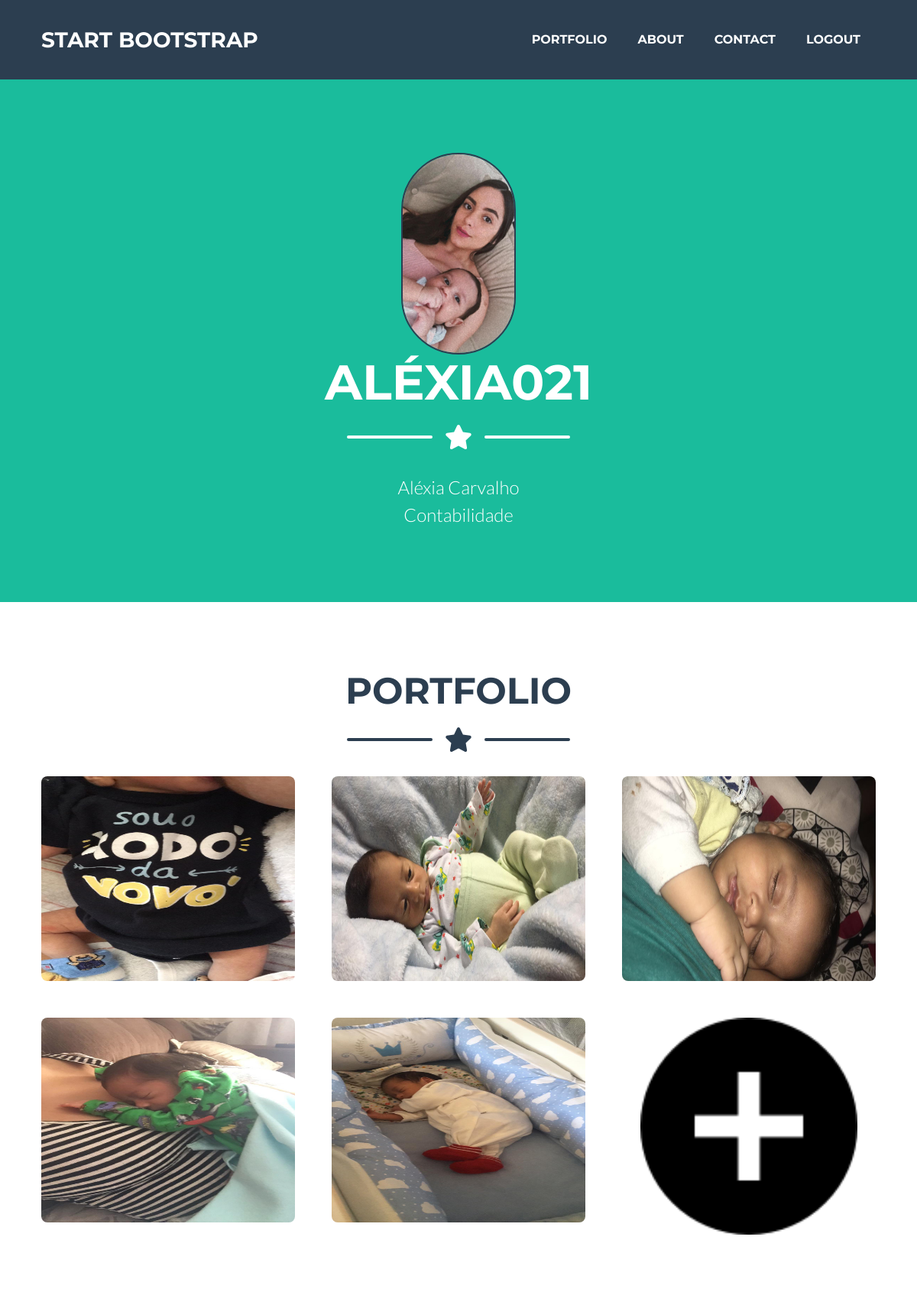
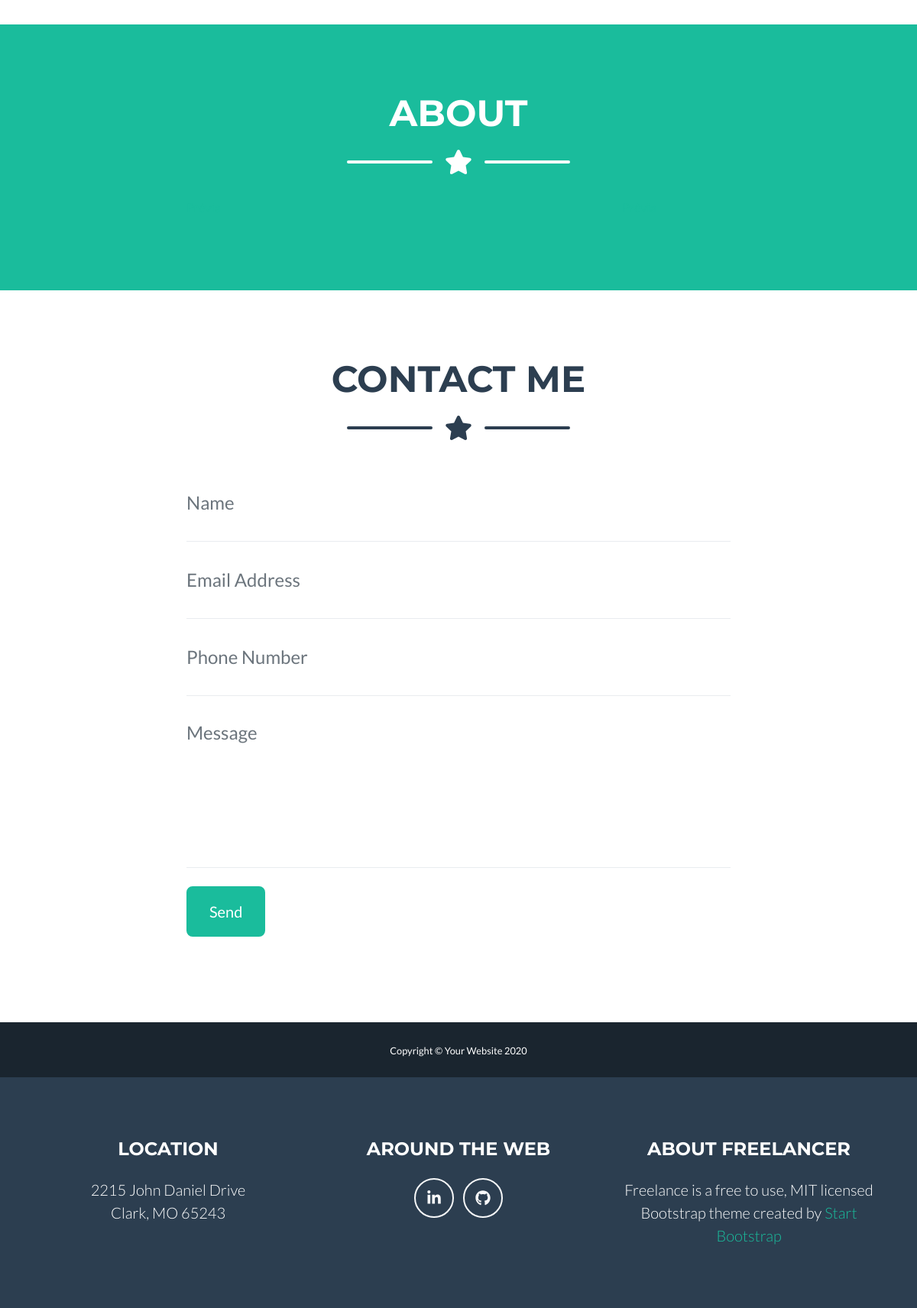
Screenshot of /index (signed in) with the database file from the repository (2 pictures, top to bottom).
### apps/Usuarios/models.py (models this page shows)
class Profile(models.Model):
    user = models.OneToOneField(
        User,
        on_delete=models.CASCADE,
        primary_key=True,
    )
    funcao = models.CharField(max_length=90)
    foto_perfil = models.ImageField(upload_to='fotos/perfil/%d/%m/%Y/', blank=True)
    linkedin = models.URLField(blank=True)
    git_hub = models.URLField(blank=True)

### apps/Portifolio/models.py (models this page shows)
class PortifolioItem(models.Model):
    user = models.ForeignKey(User, on_delete=models.CASCADE)
    titulo = models.CharField(max_length=40)
    foto = models.ImageField(upload_to=upload_to_item, blank=True)
    descricao = models.TextField(max_length=200)
    data = models.DateField(default=datetime.today())

### apps/Portifolio/views.py (the view, shortened to what this page needs)
# urls.py: path('index', views.portifolio_pessoal, name='portifolio'),
def portifolio_pessoal(request):
    if request.user.is_authenticated:
        portifolio_list = PortifolioItem.objects.order_by('-data').filter(user_id=request.user.id)
        sobre_voce_list = SobreVoce.objects.filter(user_id=request.user.id)
        data = {
            'perfil': get_object_or_404(Profile, pk=request.user.id),
            'portifolios': portifolio_list,
            'sobre_voce': sobre_voce_list
        }
        return render(request, 'portifolio/portifolio_pessoal.html', data)
    return redirect('cadastro')

### templates/portifolio/portifolio_pessoal.html (shortened to what this page needs)
{% extends 'base.html' %}
{% block content %}
    {% load static %}
    <nav class="navbar navbar-expand-lg bg-secondary text-uppercase fixed-top" id="mainNav">
        <div class="container">
            <a class="navbar-brand js-scroll-trigger" href="#page-top">Start Bootstrap</a>
            <div class="collapse navbar-collapse" id="navbarResponsive">
                <ul class="navbar-nav ml-auto">
                    <li class="nav-item mx-0 mx-lg-1"><a class="nav-link py-3 px-0 px-lg-3 rounded js-scroll-trigger"
                                                         href="#portfolio">Portfolio</a></li>
                    <li class="nav-item mx-0 mx-lg-1"><a class="nav-link py-3 px-0 px-lg-3 rounded js-scroll-trigger"
                                                         href="#about">About</a></li>
                    <li class="nav-item mx-0 mx-lg-1"><a class="nav-link py-3 px-0 px-lg-3 rounded js-scroll-trigger"
                                                         href="#contact">Contact</a></li>
                    <li class="nav-item mx-0 mx-lg-1"><a class="nav-link py-3 px-0 px-lg-3 rounded js-scroll-trigger"
                                                         href="{% url 'logout' %}">Logout</a></li>
                </ul>
            </div>
        </div>
    </nav>
    <header class="masthead bg-primary text-white text-center">
        <div class="container d-flex align-items-center flex-column">
            <div class="mb-2">
                <img src="{{ perfil.foto_perfil.url }}" alt=""
                     class="rounded-pill border border-secondary"
                     width="150">
            </div>
            <h1 class="masthead-heading text-uppercase mb-0">{{ user }}</h1>
            <div class="divider-custom divider-light">
                <div class="divider-custom-line"></div>
                <div class="divider-custom-icon"><i class="fas fa-star"></i></div>
                <div class="divider-custom-line"></div>
            </div>
            <p class="masthead-subheading font-weight-light mb-0">{{ user.first_name }} {{ user.last_name }}<br>
                {{ perfil.funcao }}
            </p>
        </div>
    </header>
    <section class="page-section portfolio" id="portfolio">
        <div class="container">
            <h2 class="page-section-heading text-center text-uppercase text-secondary mb-0">Portfolio</h2>
            <div class="divider-custom">
                <div class="divider-custom-line"></div>
                <div class="divider-custom-icon"><i class="fas fa-star"></i></div>
                <div class="divider-custom-line"></div>
            </div>
            <div class="row">
                {% for portifolio in portifolios %}
                    {% include 'partials/portifolio/portifolio_item.html' with portifolio=portifolio index=forloop.counter %}
                {% endfor %}
                {% include 'partials/portifolio/portifolio_add_new_item.html' %}
            </div>
        </div>
    </section>
    <section class="page-section bg-primary text-white mb-0" id="about">
        <div class="container">
            <h2 class="page-section-heading text-center text-uppercase text-white">About</h2>
            <div class="divider-custom divider-light">
                <div class="divider-custom-line"></div>
                <div class="divider-custom-icon"><i class="fas fa-star"></i></div>
                <div class="divider-custom-line"></div>
            </div>
            <div class="row">
                {% if sobre_voce.0 %}
                    <div class="col-lg-4 ml-auto"><p class="lead">{{ sobre_voce.0.descricao }}</p></div>
                {% else %}
                    <a href="{% url 'sobre_voce' %}" type="button" class="col-lg-4 ml-auto">Prévia</a>
                {% endif %}
                {% if sobre_voce.1 %}
                    <div class="col-lg-4 ml-auto"><p class="lead">{{ sobre_voce.1.descricao }}</p></div>
                {% else %}
                    <a href="{% url 'sobre_voce' %}" type="button" class="col-lg-4 ml-auto">Prévia</a>
                {% endif %}
            </div>
        </div>
    </section>
    <section class="page-section" id="contact">
        <div class="container">
            <h2 class="page-section-heading text-center text-uppercase text-secondary mb-0">Contact Me</h2>
            <div class="divider-custom">
                <div class="divider-custom-line"></div>
                <div class="divider-custom-icon"><i class="fas fa-star"></i></div>
                <div class="divider-custom-line"></div>
            </div>
            {% include 'partials/portifolio/form/form_contact.html' %}
        </div>
    </section>
{% endblock %}

### templates/base.html (shortened to what this page needs)
{% load static %}
<!DOCTYPE html>
<html lang="en">
<head>
    <link rel="stylesheet" href="https://stackpath.bootstrapcdn.com/bootstrap/4.4.1/css/bootstrap.min.css"
>
    <link href="{% static 'css/styles.css' %}" rel="stylesheet"/>
</head>
<body>
{% block content %} {% endblock %}
{% include 'partials/footer.html' %}
</body>
</html>

### templates/partials/portifolio/portifolio_item.html (shortened to what this page needs)
{% load static %}
<div class="col-md-6 col-lg-4 mb-5">
    <div class="portfolio-item mx-auto" data-toggle="modal" data-target="#portfolioModal{{ index }}">
        <div class="parent">
            <img class="img-fluid mx-auto d-block" src="{{ portifolio.foto.url }}" alt=""/>
        </div>
    </div>
</div>

### templates/partials/portifolio/portifolio_add_new_item.html (shortened to what this page needs)
{% load static %}
<div class="col-md-6 col-lg-4 mb-5 parent">
    <div class="portfolio-item mx-auto" data-toggle="modal" data-target="#portfolioAddModal">
        <img class="img-fluid container" src="{% static 'assets/img/portfolio/add_icon.jpg' %}" alt="" width="250" height="100"/>
    </div>
</div>

### templates/partials/portifolio/form/form_contact.html (shortened to what this page needs)
<div class="row">
    <div class="col-lg-8 mx-auto">
        <form id="contactForm" name="sentMessage" action="{% url 'contato' %}" novalidate="novalidate" method="POST"
              enctype="multipart/form-data">
            <div class="control-group">
                <div class="form-group floating-label-form-group controls mb-0 pb-2">
                    <input class="form-control" id="name" type="text" placeholder="Name" name="name" required="required"
                           data-validation-required-message="Please enter your name."/>
                </div>
            </div>
            <div class="control-group">
                <div class="form-group floating-label-form-group controls mb-0 pb-2">
                    <input class="form-control" id="email" type="email" placeholder="Email Address" name="email"
                           required="required"
                           data-validation-required-message="Please enter your email address."/>
                </div>
            </div>
            <div class="control-group">
                <div class="form-group floating-label-form-group controls mb-0 pb-2">
                    <input class="form-control" id="phone" type="tel" placeholder="Phone Number"
                           required="required" name="phone"
                           data-validation-required-message="Please enter your phone number."/>
                </div>
            </div>
            <div class="control-group">
                <div class="form-group floating-label-form-group controls mb-0 pb-2">
                    <textarea class="form-control" id="message" rows="5" placeholder="Message"
                              required="required" name="message"
                              data-validation-required-message="Please enter a message."></textarea>
                </div>
            </div>
            <br/>
            <div class="form-group">
                <button class="btn btn-primary btn-xl" id="sendMessageButton" type="submit">Send</button>
            </div>
        </form>
    </div>
</div>

### templates/partials/footer.html
<div class="copyright py-4 text-center text-white">
    <div class="container"><small>Copyright © Your Website 2020</small></div>
</div>
<footer class="footer text-center">
    <div class="container">
        <div class="row">
            <div class="col-lg-4 mb-5 mb-lg-0">
                <h4 class="text-uppercase mb-4">Location</h4>
                <p class="lead mb-0">
                    2215 John Daniel Drive
                    <br/>
                    Clark, MO 65243
                </p>
            </div>
            <div class="col-lg-4 mb-5 mb-lg-0">
                <h4 class="text-uppercase mb-4">Around the Web</h4>
                <a class="btn btn-outline-light btn-social mx-1" target="_blank" href="{{ perfil.linkedin }}"><i class="fab fa-fw fa-linkedin-in"></i></a>
                <a class="btn btn-outline-light btn-social mx-1" target="_blank" href="{{ perfil.git_hub }}"><i class="fab fa-github"></i></a>
            </div>
            <div class="col-lg-4">
                <h4 class="text-uppercase mb-4">About Freelancer</h4>
                <p class="lead mb-0">
                    Freelance is a free to use, MIT licensed Bootstrap theme created by
                    <a href="http://startbootstrap.com">Start Bootstrap</a>
                </p>
            </div>
        </div>
    </div>
</footer>

### rows the page displays
Profile: foto_perfil (picture), funcao "Contabilidade"
PortifolioItem: foto (picture)
PortifolioItem: foto (picture)
PortifolioItem: foto (picture)
PortifolioItem: foto (picture)
PortifolioItem: foto (picture)

### other values shown
{{ user }} "ALÉXIA021"
{{ user.first_name }} "Aléxia"
{{ user.last_name }} "Carvalho"
